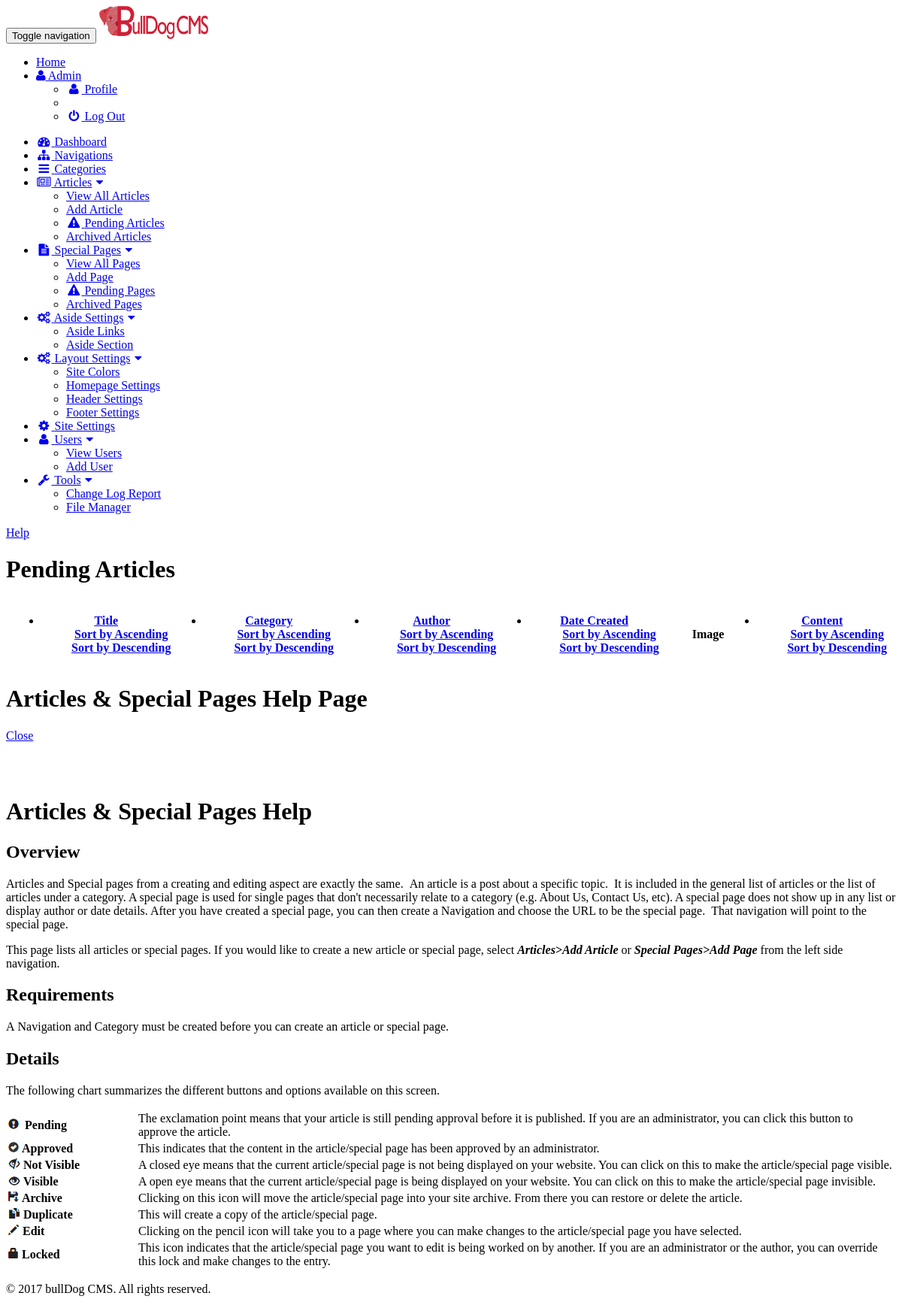
Screenshot of /bulldogcms/admin/index.php?view=articles&display=pendingarticles (signed in) with the database file from the repository.
### tables this page shows
CREATE TABLE IF NOT EXISTS `helpPages` (
  `helpPageID` int(10) NOT NULL AUTO_INCREMENT,
  `helpPageTitle` varchar(255) NOT NULL,
  `helpPageContent` text NOT NULL,
  PRIMARY KEY (`helpPageID`)
);

### bulldogcms/admin/includes/functions/adminFunctionsHelpPages.php (the view, shortened to what this page needs)
<?php
function helpPageView($helpPageID) {
    global $connection;
    echo "<div class='cd-panel from-right'>";
    $query = "SELECT * FROM helpPages WHERE helpPageID = $helpPageID ";
    $selectHelpPages = mysqli_query($connection, $query);
    while($row = mysqli_fetch_assoc($selectHelpPages)) {
        $helpPageTitle = $row['helpPageTitle'];
        $helpPageContent = $row['helpPageContent'];
    }
    ?>
    <header class="cd-panel-header">
        <h1><?php echo $helpPageTitle ?></h1>
        <a href="#0" class="cd-panel-close">Close</a>
    </header>
    <div class="cd-panel-container">
        <div class="cd-panel-content">
            <div class="row">
                <div class="col-xs-12 dont-break-out">
                    <?php echo $helpPageContent?>
                </div>
            </div>
        </div>
    </div>
    </div>
<?php mysqli_close($connection);
}
        ?>

### rows the page displays
helppages: helpPageTitle "Articles & Special Pages Help Page", helpPageContent "Articles & Special Pages Help Overview Articles and Special pages from a creating and editing aspect are exactly the same. An article is a post about a specific topic. It is included in the general list of articles or the list of articles under a category. A special page is used for single pages that don't necessarily relate to a category (e.g. About Us, Contact Us, etc). A special page does not show up in any list or display author or date details. After you have created a special page, you can then create a Navigation and choose the URL to be the special page. That navigation will point to the special page. This page lists all articles or special pages. If you would like to create a new…", helpPageContent (picture)

### other values shown
$_SESSION['fullName'] "Admin"
